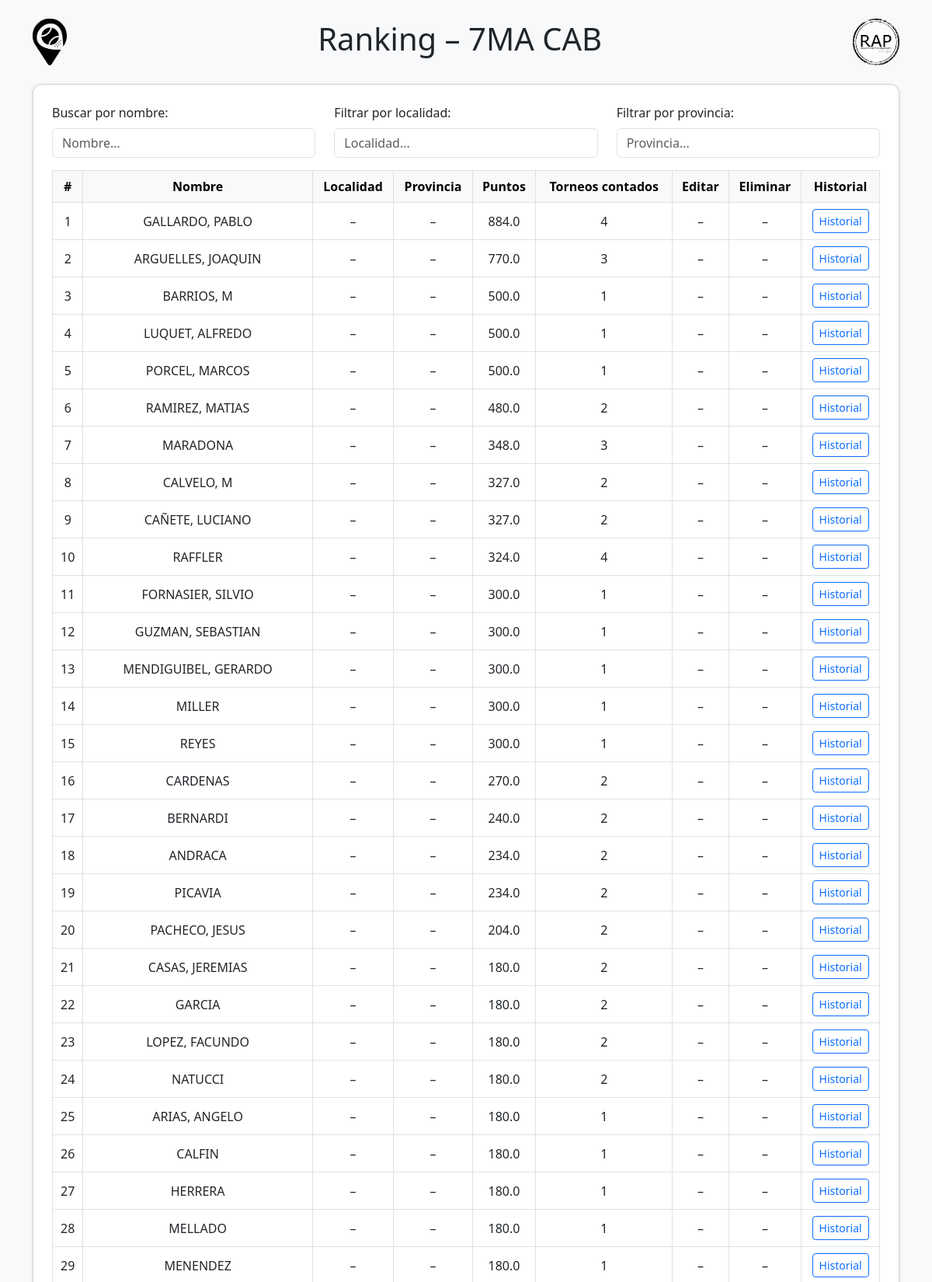
Screenshot of /ranking/7MA CAB (upper part) with the database file from the repository.
### tables this page shows
CREATE TABLE jugadores (
            id INTEGER PRIMARY KEY AUTOINCREMENT,
            nombre TEXT UNIQUE,
            categoria TEXT,
            localidad TEXT,
            provincia TEXT,
            puntos INTEGER DEFAULT 0,
            historial TEXT
        );

### app.py (the view)
@app.route('/ranking/<categoria>')
def ranking_por_categoria(categoria):
    conn = get_db_connection()
    conn.row_factory = sqlite3.Row
    cursor = conn.cursor()
    cursor.execute("SELECT * FROM jugadores WHERE categoria = ?", (categoria,))
    rows = cursor.fetchall()
    conn.close()
    jugadores_categoria = []
    for row in rows:
        historial = json.loads(row['historial']) if row['historial'] else []
        jugadores_categoria.append({
            'nombre': row['nombre'],
            'categoria': row['categoria'],
            'localidad': row['localidad'],
            'provincia': row['provincia'],
            'puntos': row['puntos'],
            'historial': historial
        })
    ranking_base = calcular_ranking_temporada(jugadores_categoria, cantidad_maxima=6, ignorar_liga=True)
    return render_template('ranking_categoria.html', jugadores=ranking_base, categoria_actual=categoria)

### app.py (called while the page is built)
def get_db_connection():
    db_path = os.path.join(os.path.dirname(__file__), 'database.db')
    conn = sqlite3.connect(db_path)
    conn.row_factory = sqlite3.Row
    return conn

### templates/ranking_categoria.html (shortened to what this page needs)
<!DOCTYPE html>
<html lang="es">
<head>
    <link href="https://cdn.jsdelivr.net/npm/bootstrap@5.3.0/dist/css/bootstrap.min.css" rel="stylesheet">
</head>
<body class="bg-light">
<div class="container py-4">
    <div class="d-flex justify-content-between align-items-center mb-4">
        <img src="{{ url_for('static', filename='img/logo_academia.png') }}" alt="Academia Bogado" class="logo-header">
        <h1 class="text-center flex-grow-1">Ranking – {{ categoria_actual }}</h1>
        <img src="{{ url_for('static', filename='img/logo_rap.png') }}" alt="RAP Ranking" class="logo-header">
    </div>
    <div class="card card-custom p-4 bg-white">
        <div class="row mb-3">
            <div class="col-md-4">
                <label for="filtro-nombre" class="form-label">Buscar por nombre:</label>
                <input type="text" id="filtro-nombre" class="form-control" placeholder="Nombre...">
            </div>
            <div class="col-md-4">
                <label for="filtro-localidad" class="form-label">Filtrar por localidad:</label>
                <input type="text" id="filtro-localidad" class="form-control" placeholder="Localidad...">
            </div>
            <div class="col-md-4">
                <label for="filtro-provincia" class="form-label">Filtrar por provincia:</label>
                <input type="text" id="filtro-provincia" class="form-control" placeholder="Provincia...">
            </div>
        </div>
        {% if jugadores %}
        <div class="table-responsive">
            <table class="table table-bordered table-hover align-middle text-center">
                <thead class="table-light">
                    <tr>
                        <th>#</th>
                        <th>Nombre</th>
                        <th>Localidad</th>
                        <th>Provincia</th>
                        <th>Puntos</th>
                        <th>Torneos contados</th>
                        <th>Editar</th>
                        <th>Eliminar</th>
                        <th>Historial</th>
                    </tr>
                </thead>
                <tbody>
                    {% for jugador in jugadores %}
                    <tr>
                        <td>{{ loop.index }}</td>
                        <td>{{ jugador.nombre }}</td>
                        <td>{{ jugador.localidad or '–' }}</td>
                        <td>{{ jugador.provincia or '–' }}</td>
                        <td>{{ jugador.puntos }}</td>
                        <td>{{ jugador.torneos_contados }}</td>
                        {% if session.get('es_admin') %}
                        <td>
                            <a class="btn btn-warning btn-sm" href="{{ url_for('editar_jugador', nombre=jugador.nombre) }}">Editar</a>
                        </td>
                        <td>
                            <form action="{{ url_for('eliminar_jugador', nombre=jugador.nombre) }}" method="get" onsubmit="return confirm('¿Estás seguro de eliminar a {{ jugador.nombre }}?');">
                                <button class="btn btn-danger btn-sm" type="submit">Eliminar</button>
                            </form>
                        </td>
                        {% else %}
                        <td>–</td>
                        <td>–</td>
                        {% endif %}
                        <td>
                            <a class="btn btn-outline-primary btn-sm" href="{{ url_for('historial', nombre=jugador.nombre) }}">Historial</a>
                        </td>
                    </tr>
                    {% endfor %}
                </tbody>
            </table>
        </div>
        {% else %}
        <div class="alert alert-warning text-center">
            No hay jugadores registrados en esta categoría.
        </div>
        {% endif %}
    </div>
</div>
</body>
</html>

### templates/ranking_categoria.html (style rules this page uses)
.logo-header { height: 60px; object-fit: contain; }
.card-custom { box-shadow: 0 2px 6px rgba(0, 0, 0, 0.1); border-radius: 0.75rem; margin-bottom: 2rem; }

### rows the page displays
jugadores: nombre "GALLARDO, PABLO", localidad "–", provincia "–", puntos "884.0", torneos_contados "4"
jugadores: nombre "ARGUELLES, JOAQUIN", localidad "–", provincia "–", puntos "770.0", torneos_contados "3"
jugadores: nombre "BARRIOS, M", localidad "–", provincia "–", puntos "500.0", torneos_contados "1"
jugadores: nombre "LUQUET, ALFREDO", localidad "–", provincia "–", puntos "500.0", torneos_contados "1"
jugadores: nombre "PORCEL, MARCOS", localidad "–", provincia "–", puntos "500.0", torneos_contados "1"
jugadores: nombre "RAMIREZ, MATIAS", localidad "–", provincia "–", puntos "480.0", torneos_contados "2"
jugadores: nombre "MARADONA", localidad "–", provincia "–", puntos "348.0", torneos_contados "3"
jugadores: nombre "CALVELO, M", localidad "–", provincia "–", puntos "327.0", torneos_contados "2"
jugadores: nombre "CAÑETE, LUCIANO", localidad "–", provincia "–", puntos "327.0", torneos_contados "2"
jugadores: nombre "RAFFLER", localidad "–", provincia "–", puntos "324.0", torneos_contados "4"
jugadores: nombre "FORNASIER, SILVIO", localidad "–", provincia "–", puntos "300.0", torneos_contados "1"
jugadores: nombre "GUZMAN, SEBASTIAN", localidad "–", provincia "–", puntos "300.0", torneos_contados "1"
jugadores: nombre "MENDIGUIBEL, GERARDO", localidad "–", provincia "–", puntos "300.0", torneos_contados "1"
jugadores: nombre "MILLER", localidad "–", provincia "–", puntos "300.0", torneos_contados "1"
jugadores: nombre "REYES", localidad "–", provincia "–", puntos "300.0", torneos_contados "1"
jugadores: nombre "CARDENAS", localidad "–", provincia "–", puntos "270.0", torneos_contados "2"
jugadores: nombre "BERNARDI", localidad "–", provincia "–", puntos "240.0", torneos_contados "2"
jugadores: nombre "ANDRACA", localidad "–", provincia "–", puntos "234.0", torneos_contados "2"
jugadores: nombre "PICAVIA", localidad "–", provincia "–", puntos "234.0", torneos_contados "2"
jugadores: nombre "PACHECO, JESUS", localidad "–", provincia "–", puntos "204.0", torneos_contados "2"
jugadores: nombre "CASAS, JEREMIAS", localidad "–", provincia "–", puntos "180.0", torneos_contados "2"
jugadores: nombre "GARCIA", localidad "–", provincia "–", puntos "180.0", torneos_contados "2"
jugadores: nombre "LOPEZ, FACUNDO", localidad "–", provincia "–", puntos "180.0", torneos_contados "2"
jugadores: nombre "NATUCCI", localidad "–", provincia "–", puntos "180.0", torneos_contados "2"
jugadores: nombre "ARIAS, ANGELO", localidad "–", provincia "–", puntos "180.0", torneos_contados "1"
jugadores: nombre "CALFIN", localidad "–", provincia "–", puntos "180.0", torneos_contados "1"
jugadores: nombre "HERRERA", localidad "–", provincia "–", puntos "180.0", torneos_contados "1"
jugadores: nombre "MELLADO", localidad "–", provincia "–", puntos "180.0", torneos_contados "1"
jugadores: nombre "MENENDEZ", localidad "–", provincia "–", puntos "180.0", torneos_contados "1"

### other values shown
{{ categoria_actual }} "7MA CAB"
